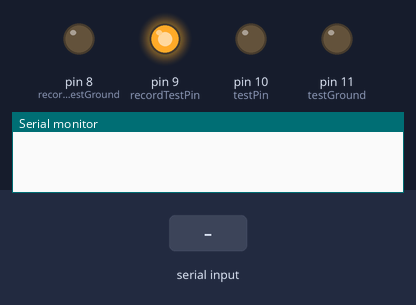
The sketch below on a simulated Arduino Uno, built with avr-gcc and run on an emulated ATmega328P. Shown: output pins drawn as LEDs (lit = HIGH), the last lines printed to the serial monitor. The test bench sets the inputs (shaded band).

Above: at 1.2 s.
1.3 s: "a" received over Serial
At 1.6 s:
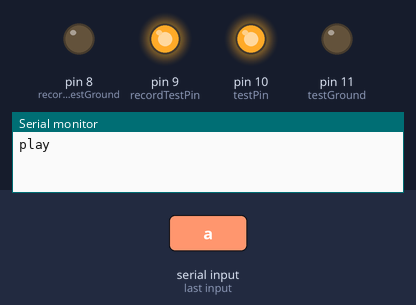
2.8 s: "d" received over Serial
4.3 s: "1" received over Serial
At 5.1 s:
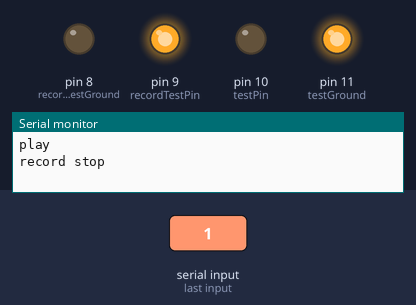
5.8 s: "d" received over Serial
Timing chart, 0 to 8.3 s (numbered marks = the images above; inputs shaded):
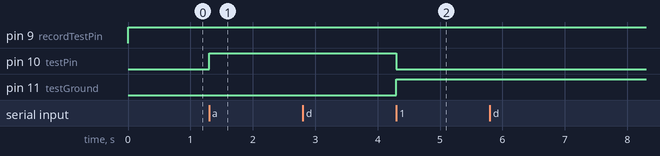

Measured:
- after the input at 1.3 s, pin 10 (testPin): LOW → HIGH at once
- after the input at 4.3 s, pin 10 (testPin): HIGH → LOW at once; pin 11 (testGround): LOW → HIGH at once

The sketch:

recordingPlusPlayback.ino
```cpp
int testPin = 10;
int testGround = 11;

int recordTestPin = 9;
int recordTestGround = 8;

void setup() {
  Serial.begin(9600);
  // put your setup code here, to run once:
  pinMode(testPin, OUTPUT);
  pinMode(testGround, OUTPUT);
  pinMode(recordTestPin, OUTPUT);
  pinMode(recordTestGround, OUTPUT);

}

void loop() {
  digitalWrite(recordTestGround, LOW);
  digitalWrite(recordTestPin, HIGH);
  //digitalWrite(testGround, LOW);
//  analogWrite(testPin, 255);
//  // put your main code here, to run repeatedly:
////  digitalWrite(testPin, HIGH);
////  digitalWrite(testPin, LOW);
////  delay(2000);
//  int value = digitalRead(testPin);
//  Serial.println(value);

if (Serial.available() > 0) {
    int inByte = Serial.read();
    // do something different depending on the character received.
    // The switch statement expects single number values for each case;
    // in this exmaple, though, you're using single quotes to tell
    // the controller to get the ASCII value for the character.  For
    // example 'a' = 97, 'b' = 98, and so forth:

    switch (inByte) {
    case 'a':
      analogWrite(testPin, 255);
      analogWrite(testGround, 0);
      Serial.println("play");
      break;

     case 's':
      //for(int i = 0 ; i < 500 ; i++){
        digitalWrite(recordTestPin, HIGH);
        digitalWrite(recordTestPin, HIGH);
        digitalWrite(recordTestPin, HIGH);
        digitalWrite(recordTestPin, HIGH);
        digitalWrite(recordTestPin, HIGH);

        //analogWrite(recordTestGround, 0);
        //Serial.print(i);
        //Serial.print(" : ");
        Serial.println("record");
      //};
      break;

     case 'd':
      analogWrite(recordTestPin, 0);
      analogWrite(recordTestGround, 255);
      Serial.println("record stop");
      break;


    default:
      // turn all the LEDs off:
      for (int thisPin = 2; thisPin < 7; thisPin++) {
        //digitalWrite(thisPin, LOW);
      analogWrite(testPin, 0);
      analogWrite(testGround, 255);
      analogWrite(recordTestPin, 0);
      analogWrite(recordTestGround, 0);
      }
    }
  }


}
```
